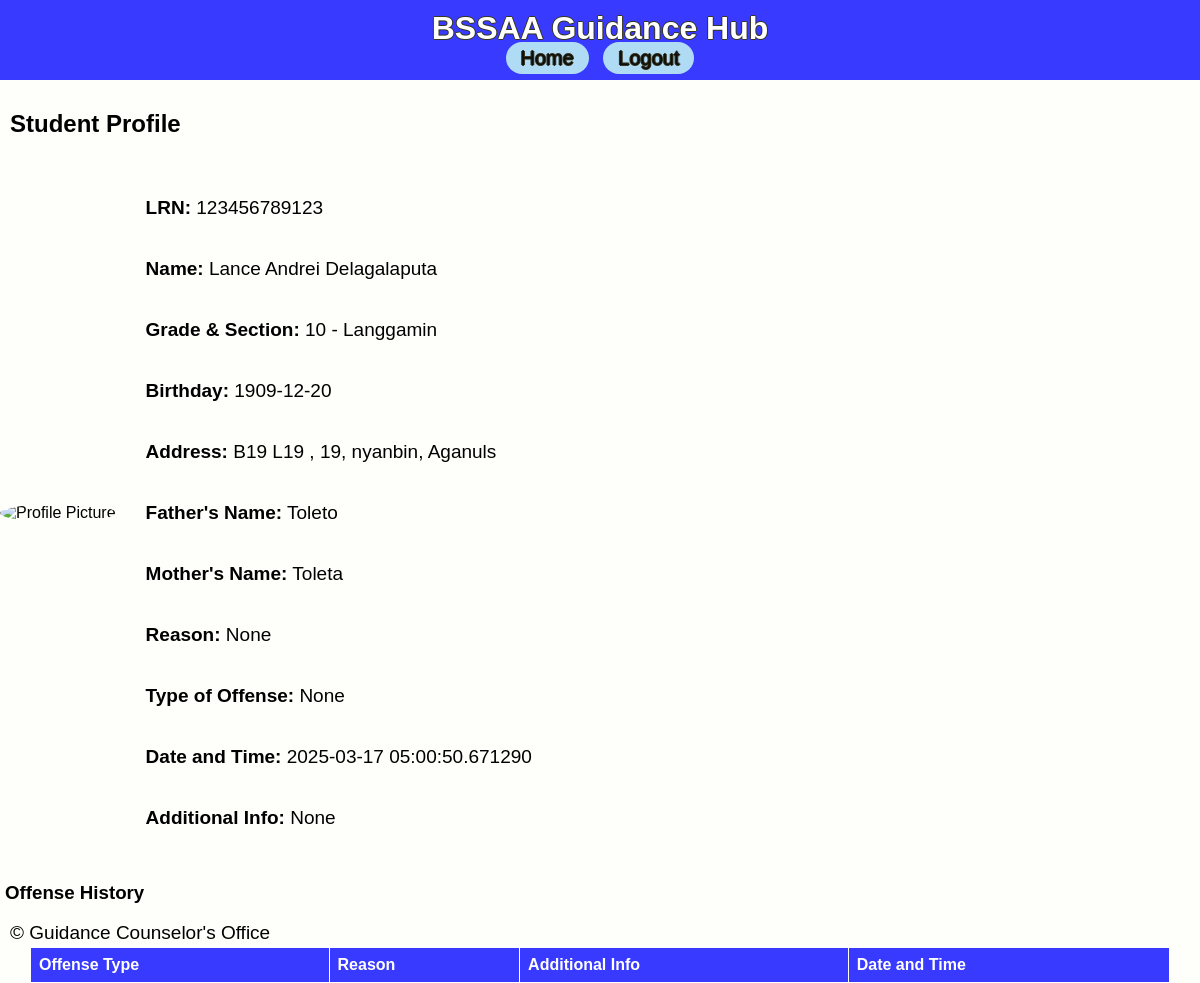
The app's page /view_profile/1 with its own data.
### app/models.py (models this page shows)
class StudentRecord(db.Model):
    id = db.Column(db.Integer, primary_key=True)
    lrn = db.Column(db.String(12), nullable=False, unique=True)
    name = db.Column(db.String(100), nullable=False)
    grade_section = db.Column(db.String(50), nullable=False)
    birthdate = db.Column(db.Date, nullable=False)
    age = db.Column(db.Integer, nullable=False)
    mother_tongue = db.Column(db.String(50), nullable=False)
    ethnic_group = db.Column(db.String(50), nullable=True)
    religion = db.Column(db.String(50), nullable=False)
    address_house_no = db.Column(db.String(100), nullable=False)
    address_barangay = db.Column(db.String(100), nullable=False)
    address_city = db.Column(db.String(100), nullable=False)
    address_province = db.Column(db.String(100), nullable=False)
    mother_name = db.Column(db.String(100), nullable=False)
    father_name = db.Column(db.String(100), nullable=False)
    guardian_name = db.Column(db.String(100), nullable=True)
    contact_number = db.Column(db.String(15), nullable=True)
    reason = db.Column(db.String(200), nullable=True)
    type_of_offense = db.Column(db.String(100), nullable=True)
    date_time = db.Column(db.DateTime, default=datetime.utcnow)
    additional_info = db.Column(db.Text, nullable=True)
    offenses = db.relationship('OffenseRecord', backref='student', lazy=True)

### app/routes.py (the view)
@main.route('/view_profile/<int:student_id>')
def view_profile(student_id):
    student = StudentRecord.query.get_or_404(student_id)
    offenses = OffenseRecord.query.filter_by(student_id=student_id).all()
    return render_template('profile.html', student=student, offenses=offenses)

### app/templates/profile.html (shortened to what this page needs)
{% extends 'base.html' %}
{% block content %}
<h2>Student Profile</h2>
<div class="profile-container">
    <div class="profile-picture">
        <img src="{{ url_for('static', filename='images/profile_placeholder.png') }}" alt="Profile Picture">
    </div>
    <div class="profile-details">
        <p><strong>LRN:</strong> {{ student.lrn }}</p>
        <p><strong>Name:</strong> {{ student.name }}</p>
        <p><strong>Grade & Section:</strong> {{ student.grade_section }}</p>
        <p><strong>Birthday:</strong> {{ student.birthdate }}</p>
        <p><strong>Address:</strong> {{ student.address_house_no }}, {{ student.address_barangay }}, {{ student.address_city }}, {{ student.address_province }}</p>
        <p><strong>Father's Name:</strong> {{ student.father_name }}</p>
        <p><strong>Mother's Name:</strong> {{ student.mother_name }}</p>
        <p><strong>Reason:</strong> {{ student.reason }}</p>
        <p><strong>Type of Offense:</strong> {{ student.type_of_offense }}</p>
        <p><strong>Date and Time:</strong> {{ student.date_time }}</p>
        <p><strong>Additional Info:</strong> {{ student.additional_info }}</p>
    </div>
</div>
<h3>Offense History</h3>
<table>
    <tr>
        <th>Offense Type</th>
        <th>Reason</th>
        <th>Additional Info</th>
        <th>Date and Time</th>
    </tr>
</table>
{% endblock %}

### app/static/css/styles.css (style rules this page uses)
body { font-family: Arial, Helvetica, sans-serif; margin: 0; padding: 0; background-color: #f4f4f4; display: flex; flex-direction: column; min-height: 100vh; margin: 0; padding: 0; background-color: #FEFEFA; }
p { font-family: Verdana, Geneva, Tahoma, sans-serif; padding: 10px; font-size: 19px; }
h2 { padding: 10px; }
table { border: 1px solid #000000; width: 95%; border-collapse: collapse; margin: 20px 0; position: absolute; left: 30px; }
table th, table td { border: 1px solid #ffffff; text-align: left; padding: 8px; }
table th { background-color: #383bff; color: white; }
h3 { padding: 5px; }
.profile-container { display: flex; align-items: center; margin-top: 20px; }
.profile-picture { margin-right: 20px; }
.profile-picture img { width: 150px; height: 150px; border-radius: 50%; }
.profile-details { font-size: 16px; }

### records on screen
StudentRecord: lrn "123456789123", name "Lance Andrei Delagalaputa", grade_section "10 - Langgamin", birthdate "1909-12-20", address_house_no "B19 L19", address_barangay "19", address_city "nyanbin", address_province "Aganuls", father_name "Toleto", mother_name "Toleta", reason "None", type_of_offense "None", date_time "2025-03-17 05:00:50.671290", additional_info "None"
